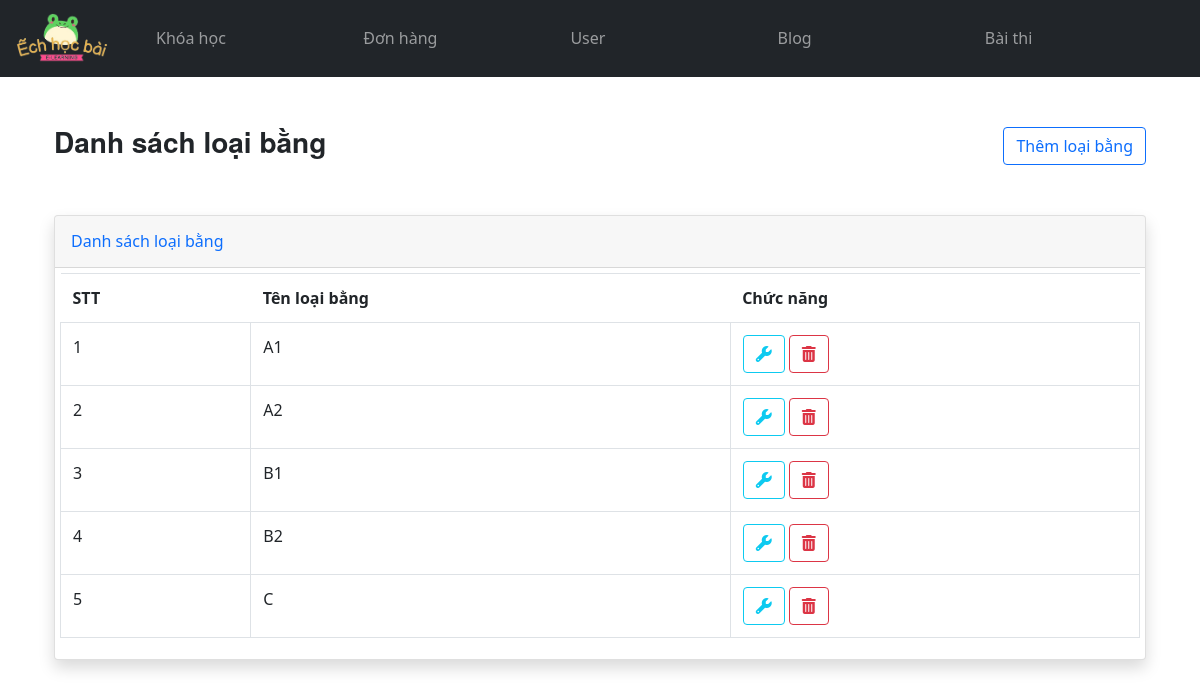
Screenshot of /admin_list_level.php with the database file from the repository.
### tables this page shows
CREATE TABLE `trinhdo` (
  `id` int(10) UNSIGNED NOT NULL,
  `name` varchar(255) NOT NULL
);

### admin_list_level.php (the view, shortened to what this page needs)
<?php
@include 'config.php';
$result = mysqli_query($conn, 'SELECT * FROM trinhdo');
?>
<!DOCTYPE html>
<html lang="en">
<head>
    <link rel="stylesheet" href="https://cdnjs.cloudflare.com/ajax/libs/font-awesome/6.5.1/css/all.min.css" />
    <link href="https://cdn.jsdelivr.net/npm/bootstrap@5.0.2/dist/css/bootstrap.min.css" rel="stylesheet">
    <link rel="stylesheet" href="./public/css/style.css">
    <link rel="stylesheet" href="./public/css/admin.css">
    <link href="https://cdn.jsdelivr.net/npm/sweetalert2@11.10.3/dist/sweetalert2.min.css" rel="stylesheet">
    <link href="https://cdn.jsdelivr.net/npm/select2@4.1.0-rc.0/dist/css/select2.min.css" rel="stylesheet" />
</head>
<body>
    <?php include 'header_admin.php'; ?>
    <div class="container">
        <div class="container-fluid">
            <div class="d-flex align-items-center justify-content-between my-5">
                <h1 class="h3 mb-2 text-gray-800">Danh sách loại bằng</h1>
                <button class="btn btn-outline-primary" data-bs-toggle="modal" data-bs-target="#addLevel">Thêm loại bằng</button>
            </div>
            <div class="card shadow mb-4">
                <div class="card-header py-3">
                    <h6 class="m-0 font-weight-bold text-primary">Danh sách loại bằng</h6>
                </div>
                <div class="card-body">
                    <div class="table-responsive">
                        <table class="table table-bordered" id="dataTable" width="100%" cellspacing="0">
                            <thead>
                                <tr>
                                    <th>STT</th>
                                    <th>Tên loại bằng</th>
                                    <th>Chức năng</th>
                                </tr>
                            </thead>
                            <tbody>
                                <?php
                                $count = 0;
                                while ($row = mysqli_fetch_assoc($result)) {
                                    $count++;
                                ?>
                                    <tr>
                                        <td><?= $count ?></td>
                                        <td><?=$row['name']?></td>
                                        <td>
                                            <a href="admin_update_level.php?id=<?=$row['id']?>" class="btn btn-outline-info fs-15"><i class="fa-solid fa-wrench"></i></a>
                                            <a data-id="<?=$row['id']?>" class="btn btn-outline-danger fs-15 delete-level"><i class="fa-solid fa-trash-can"></i></a>
                                        </td>
                                    </tr>
                                <?php
                                }
                                ?>
                            </tbody>
                        </table>
                    </div>
                </div>
            </div>
        </div>
    </div>
</body>
</html>

### public/css/style.css (style rules this page uses)
:root { --blue: #2980b9; --red: tomato; --orange: orange; --black: #333; --white: #fff; --bg-color: #eee; --dark-bg: rgba(0, 0, 0, .7); --box-shadow: 0 .5rem 1rem rgba(0, 0, 0, .1); --border: .1rem solid #999; }
a { text-decoration: none; }
.card-body { padding: 5px; }
h1, h2, h3, h4, h5 { font-family: Arial,Helvetica,sans-serif,'Segoe UI','Helvetica Neue'; }
h1 { font-family: "Helvetica Neue", Helvetica, Arial, sans-serif !important; font-weight: 700 !important; }
.table { width: 100%; max-width: 100%; margin-bottom: 1rem; background-color: transparent; }
table { border-collapse: collapse; }
.table--border td, .table th { border: none; }
.table td, .table th { padding: 0.75rem; vertical-align: top; border-top: 1px solid #dee2e6; }

### rows the page displays
trinhdo: name "A1"
trinhdo: name "A2"
trinhdo: name "B1"
trinhdo: name "B2"
trinhdo: name "C"
